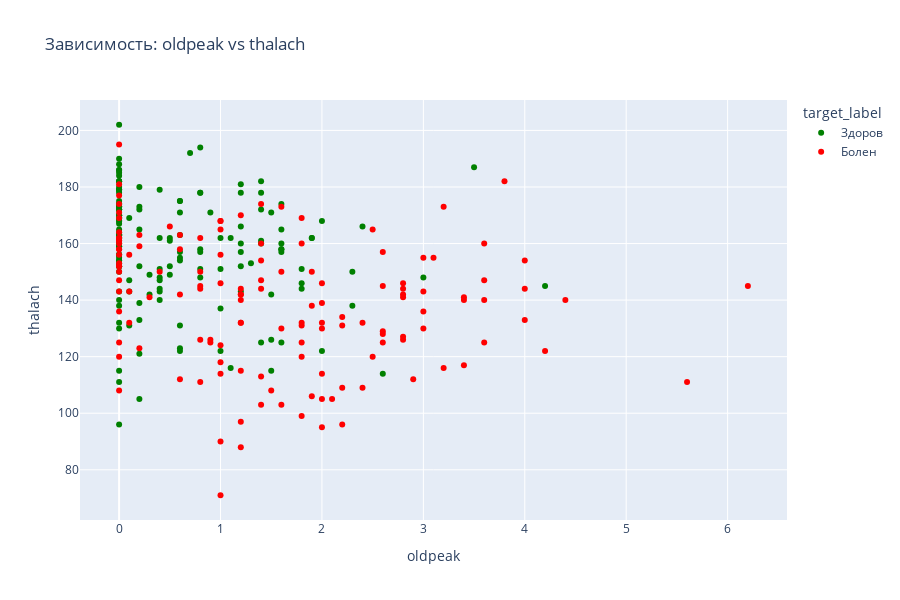
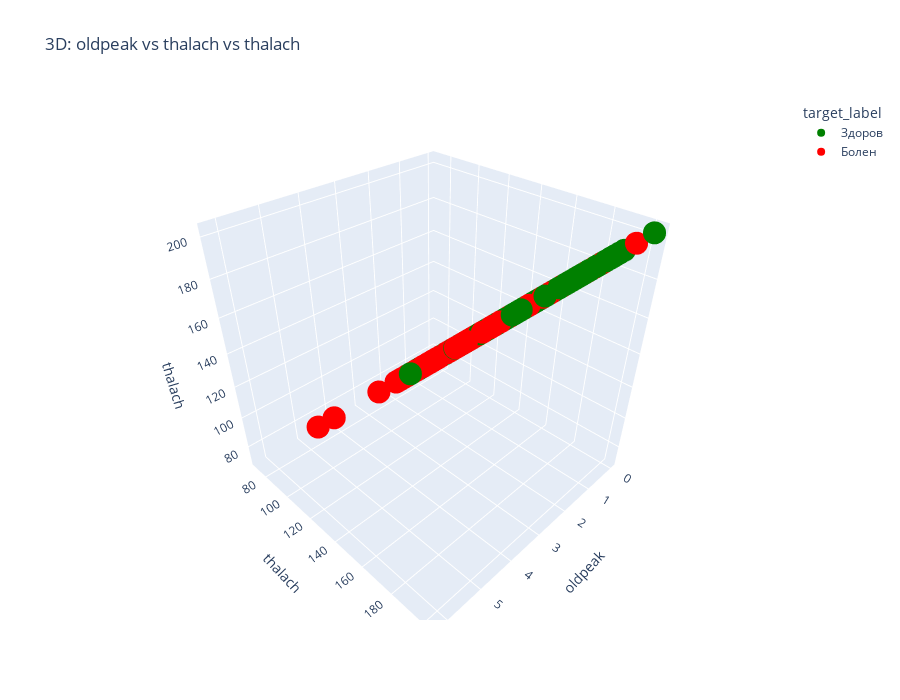

The notebook cell these images were saved under, in order:
### Code cell
### 2.5 Рассеяние точек и распределения

# Выбираем два наиболее коррелированных с целевым признаком
top_features = correlations_with_target.abs().nlargest(2).index.tolist()
feature_1, feature_2 = top_features[0], top_features[1]

# Plotly 2D scatter plot
fig_2d = px.scatter(df_viz, x=feature_1, y=feature_2, color='target_label',
                    title=f'Зависимость: {feature_1} vs {feature_2}',
                    color_discrete_map={'Здоров': 'green', 'Болен': 'red'},
                    hover_data=numeric_features)
fig_2d.update_layout(height=600)
fig_2d.show()

# Plotly 3D scatter plot
fig_3d = px.scatter_3d(df_viz, x=feature_1, y=feature_2, z='thalach', 
                       color='target_label',
                       title=f'3D: {feature_1} vs {feature_2} vs thalach',
                       color_discrete_map={'Здоров': 'green', 'Болен': 'red'})
fig_3d.update_layout(height=700)
fig_3d.show()

print("✓ Интерактивные графики рассеяния визуализированы")

### Figure 1 — Plotly figure (JSON) as saved in the notebook; plotly's stock layout.template omitted (floating-point values rounded to 4 significant figures; data arrays with more than 128 entries replaced by an {"elided": "..."} marker saying what was removed)
{"data": [{"customdata": {"elided": "165x3 float values"}, "hovertemplate": "target_label=Здоров<br>oldpeak=%{x}<br>thalach=%{y}<br>age=%{customdata[0]}<br>trestbps=%{customdata[1]}<br>chol=%{customdata[2]}<extra></extra>", "legendgroup": "Здоров", "marker": {"color": "green", "symbol": "circle"}, "mode": "markers", "name": "Здоров", "orientation": "v", "showlegend": true, "type": "scatter", "x": {"elided": "165 float values"}, "xaxis": "x", "y": {"elided": "165 float values"}, "yaxis": "y"}, {"customdata": {"elided": "138x3 float values"}, "hovertemplate": "target_label=Болен<br>oldpeak=%{x}<br>thalach=%{y}<br>age=%{customdata[0]}<br>trestbps=%{customdata[1]}<br>chol=%{customdata[2]}<extra></extra>", "legendgroup": "Болен", "marker": {"color": "red", "symbol": "circle"}, "mode": "markers", "name": "Болен", "orientation": "v", "showlegend": true, "type": "scatter", "x": {"elided": "138 float values"}, "xaxis": "x", "y": {"elided": "138 float values"}, "yaxis": "y"}], "layout": {"height": 600, "legend": {"title": {"text": "target_label"}, "tracegroupgap": 0}, "title": {"text": "Зависимость: oldpeak vs thalach"}, "xaxis": {"anchor": "y", "domain": [0, 1], "title": {"text": "oldpeak"}}, "yaxis": {"anchor": "x", "domain": [0, 1], "title": {"text": "thalach"}}}}

### Figure 2 — Plotly figure (JSON) as saved in the notebook; plotly's stock layout.template omitted (floating-point values rounded to 4 significant figures; data arrays with more than 128 entries replaced by an {"elided": "..."} marker saying what was removed)
{"data": [{"hovertemplate": "target_label=Здоров<br>oldpeak=%{x}<br>thalach=%{z}<extra></extra>", "legendgroup": "Здоров", "marker": {"color": "green", "symbol": "circle"}, "mode": "markers", "name": "Здоров", "scene": "scene", "showlegend": true, "type": "scatter3d", "x": {"elided": "165 float values"}, "y": {"elided": "165 float values"}, "z": {"elided": "165 float values"}}, {"hovertemplate": "target_label=Болен<br>oldpeak=%{x}<br>thalach=%{z}<extra></extra>", "legendgroup": "Болен", "marker": {"color": "red", "symbol": "circle"}, "mode": "markers", "name": "Болен", "scene": "scene", "showlegend": true, "type": "scatter3d", "x": {"elided": "138 float values"}, "y": {"elided": "138 float values"}, "z": {"elided": "138 float values"}}], "layout": {"height": 700, "legend": {"title": {"text": "target_label"}, "tracegroupgap": 0}, "scene": {"domain": {"x": [0, 1], "y": [0, 1]}, "xaxis": {"title": {"text": "oldpeak"}}, "yaxis": {"title": {"text": "thalach"}}, "zaxis": {"title": {"text": "thalach"}}}, "title": {"text": "3D: oldpeak vs thalach vs thalach"}}}
